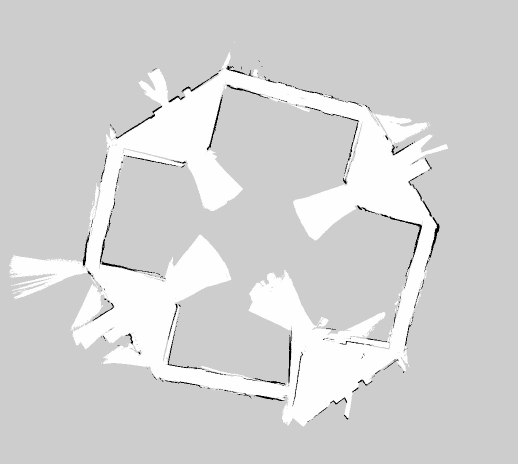
#> input picture Python Codes/mapComparision/assets/lobbycart.jpg, 1035 x 928 px, found by its file name (shown at 1/2 size)
$ python hectorslamVsCartographer2.py
#> lines starting #> are read from the running program, lines starting #| are printed output that depends on the picture; after the words box and inside, x2 and y2 are one past the last pixel; in counts of white or black regions, pixels touching at a corner belong together
import cv2 as cv
from matplotlib import pyplot as plt

img1 = cv.imread(
    r'C:\Users\jaypr\Desktop\Code\Python Codes\mapComparision\assets\lobbycart.jpg', 0)
#> img1 is the input picture: shape (928, 1035); min 0, max 255, mean 212.6
img2 = cv.imread(
    r'C:\Users\jaypr\Desktop\Code\Python Codes\mapComparision\assets\lobbyslam.jpg', 0)
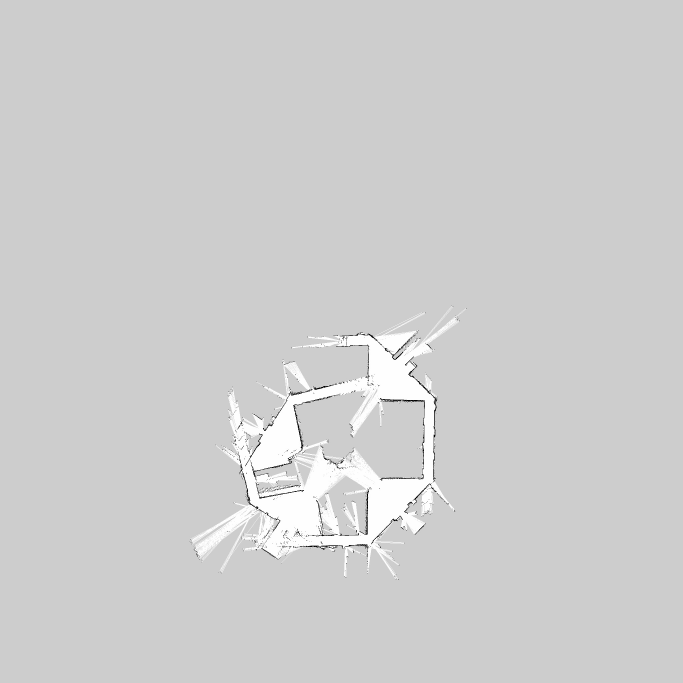
#> input picture Python Codes/mapComparision/assets/lobbyslam.jpg, 2048 x 2048 px, found by its file name (shown at 1/3 size)
#> img2 is the input picture: shape (2048, 2048); min 0, max 255, mean 206.6


up_width = 600
up_height = 400
up_points = (up_width, up_height)

img1 = cv.resize(img1, up_points, interpolation=cv.INTER_LINEAR)
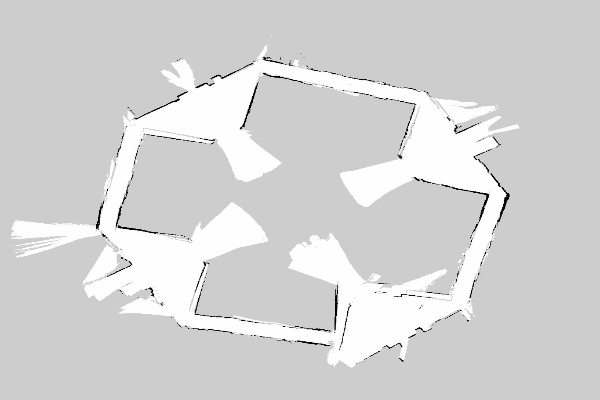
#> img1: shape (400, 600); min 0, max 255, mean 212.6
img2 = cv.resize(img2, up_points, interpolation=cv.INTER_LINEAR)
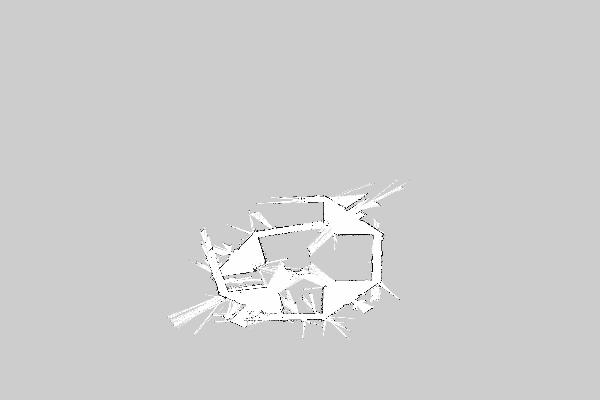
#> img2: shape (400, 600); min 0, max 255, mean 206.5

edges1 = cv.Canny(img1, 100, 200)
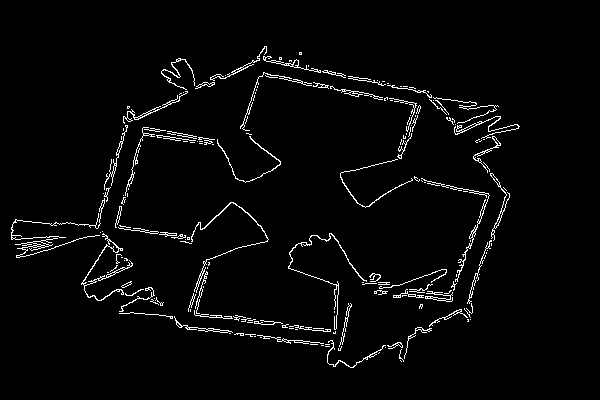
#> edges1: shape (400, 600); 3% white in thin lines or dots, all inside (x1, y1, x2, y2) = (11, 46, 520, 368)
edges2 = cv.Canny(img2, 100, 500)
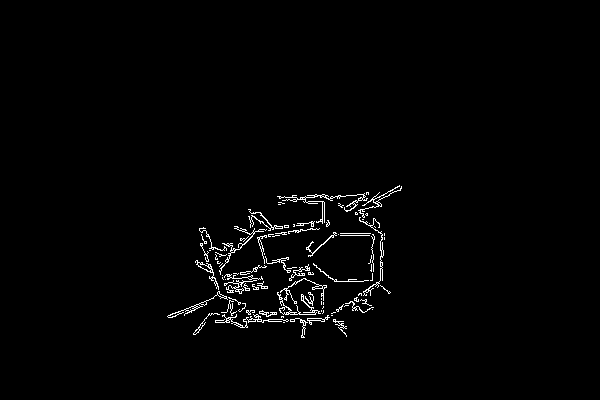
#> edges2: shape (400, 600); 1.5% white in thin lines or dots, all inside (x1, y1, x2, y2) = (167, 185, 402, 338)


# Row 1
plt.subplot(2, 2, 1), plt.imshow(img2, cmap='gray')
plt.title('Hostel (HectorSLAM)'), plt.xticks([]), plt.yticks([])

plt.subplot(2, 2, 2), plt.imshow(edges2, cmap='gray')
plt.title('Hostel (HectorSLAM)'), plt.xticks([]), plt.yticks([])

# Row 2
plt.subplot(2, 2, 3), plt.imshow(img1, cmap='gray')
plt.title('Hostel (Cartographer)'), plt.xticks([]), plt.yticks([])

plt.subplot(2, 2, 4), plt.imshow(edges1, cmap='gray')
plt.title('Hostel (Cartographer)'), plt.xticks([]), plt.yticks([])


plt.show()
